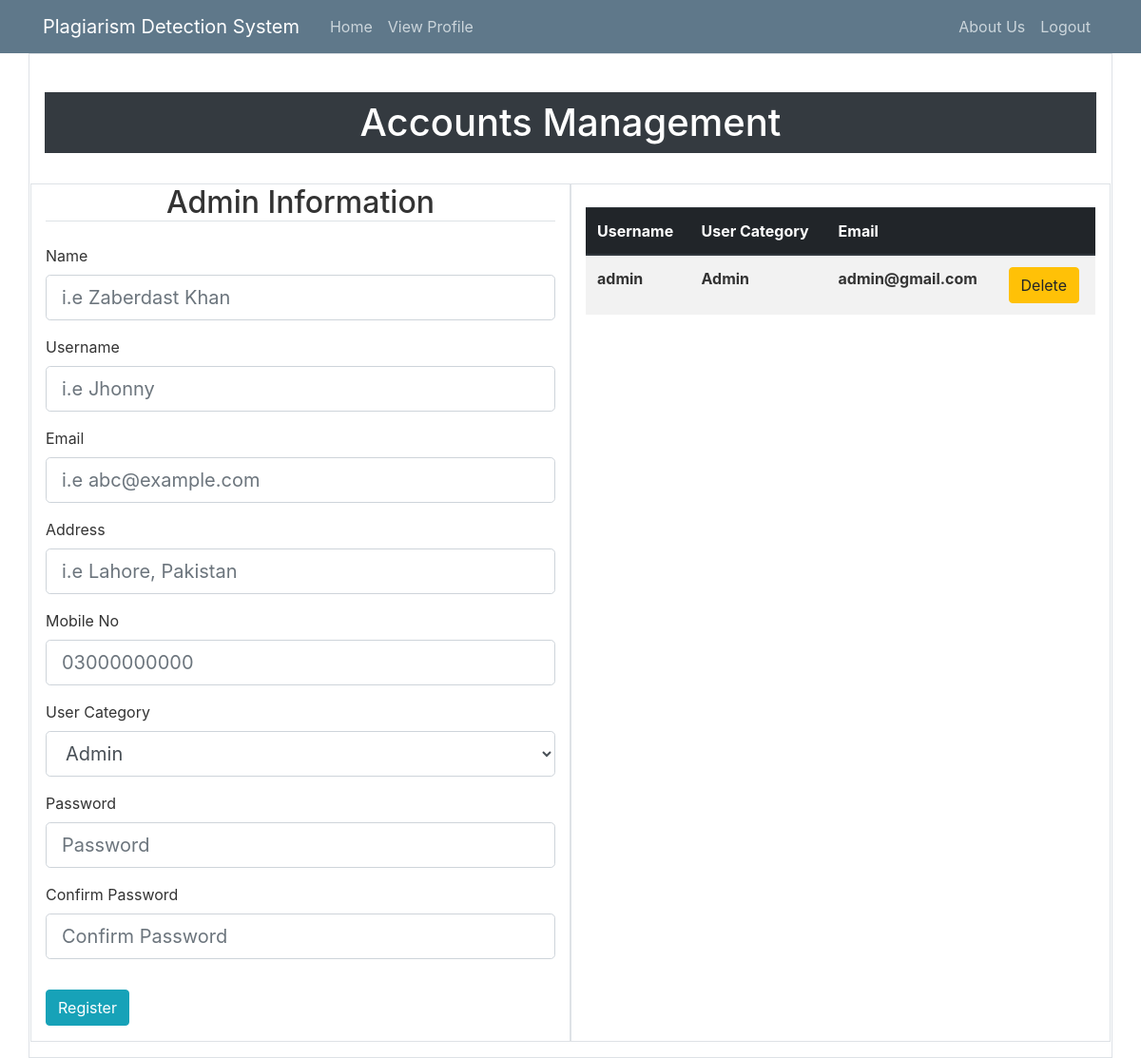
The page /account_management on the database as committed earlier.
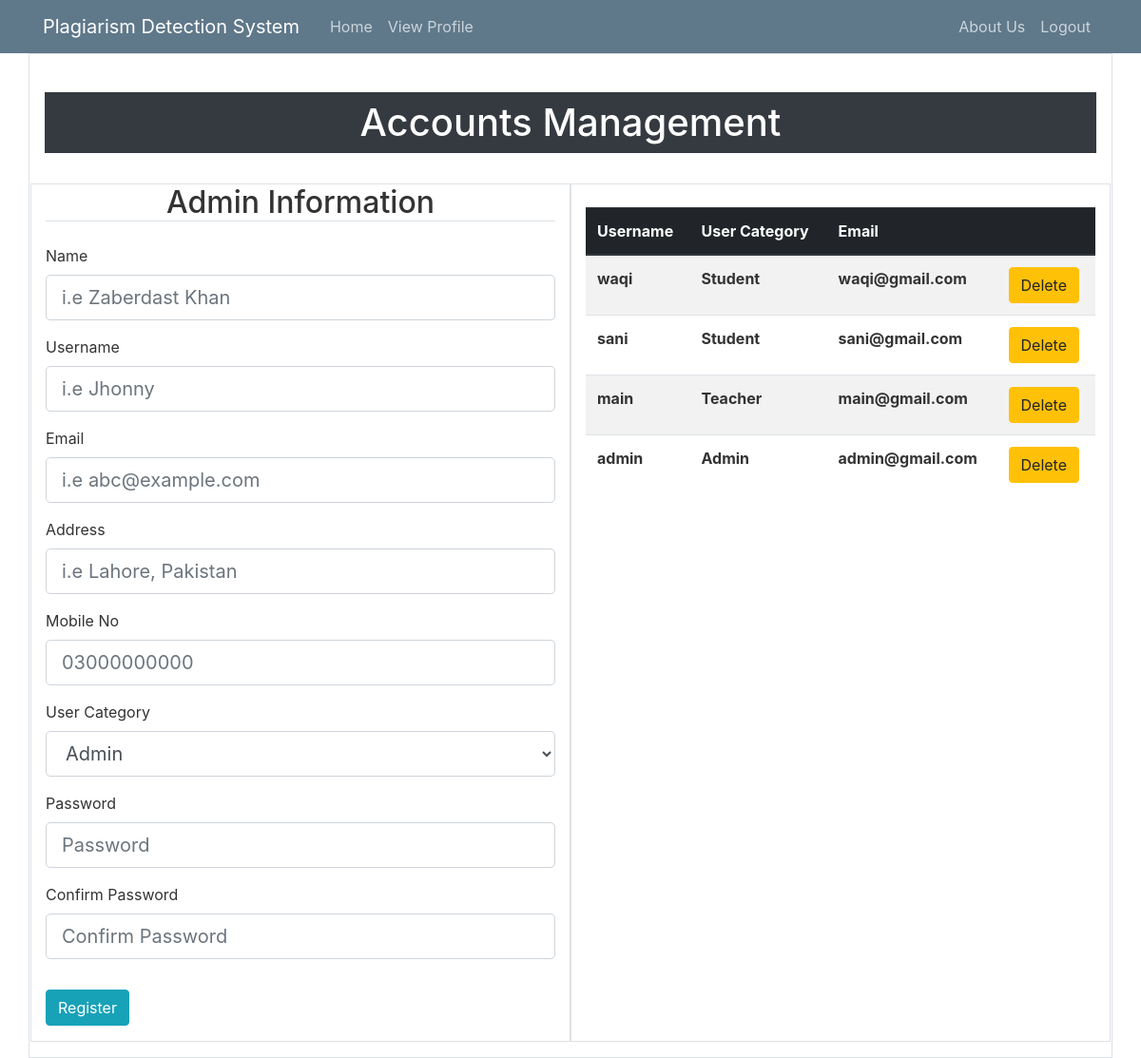
The same page on the database as committed later.
### lms/models.py (models this page shows, shortened)
class User(db.Model, UserMixin):
    id = db.Column(db.Integer, primary_key=True)
    name = db.Column(db.String(30), unique=False, nullable=False)
    username = db.Column(db.String(20), unique=True, nullable=False)
    email = db.Column(db.String(120), unique=True, nullable=False)
    mobile_no = db.Column(db.String(120), unique=True, nullable=True)
    address = db.Column(db.String(20), unique=False, nullable=True)
    user_category = db.Column(db.String(20), unique=False, nullable=False)
    image_file = db.Column(db.String(20), nullable=False, default='default.jpg')
    password = db.Column(db.String(60), nullable=False)

### lms/routes.py (the view, shortened to what this page needs)
@app.route('/account_management', methods=['GET', 'POST'])
def account_management():
    reg_form = RegistrationForm()
    search_form = UserSearchForm()
    headings = ['Username', 'User Category', 'Email', '']
    data = User.query.all()
    data.sort(key=lambda x: x.id, reverse=True)
    return render_template('account_management.html', title='User Accounts Management', form=reg_form, data=data,
                           headings=headings, search_form=search_form)

### lms/forms.py
class UserSearchForm(FlaskForm):
    search_box = StringField('username',
                             validators=[DataRequired()], render_kw={"placeholder": "Username"})
    search = SubmitField('Search')

### lms/templates/account_management.html (shortened to what the changed rows need)
{% extends "layout.html" %}
{% block content %}
    <div class="container border p-3">
        <br>
        <div class="bg-dark"><h1 class="text-center text-white py-2"> Accounts Management </h1></div>
        <br>
        <div class="row border">
            <div class="col border-left">
                <br>
                <div class="table-responsive">
                    <table class="table table-hover table-striped">
                  <thead class="thead-dark">
                    <tr>
                        {% for heading in headings %}
                      <th scope="col">{{ heading }}</th>
                        {% endfor %}
                    </tr>
                  </thead>
                <tbody>
                {% for row in data %}
                <tr>
                    <th scope="row">{{ row.username }}</th>
                    <th scope="row">{{ row.user_category }}</th>
                    <th scope="row">{{ row.email }}</th>
                    <th scope="row">
                        <a href="/delete_user/{{row.id}}/" class="btn btn-warning btn-xs">Delete</a>
                    </th>
                </tr>
                {% endfor %}
                </tbody>
        </table>
                </div>
            </div>
        </div>
    </div>
{% endblock content %}

Rows that differ between the two databases and show on the page:
added User: username "waqi", user_category "Student", email "waqi@gmail.com"
added User: username "sani", user_category "Student", email "sani@gmail.com"
added User: username "main", user_category "Teacher", email "main@gmail.com"
